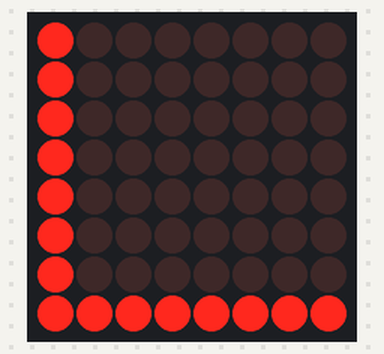
Recording of a sketch running on a simulated Arduino Uno, built with avr-gcc and run on an emulated ATmega328P. Shown: 8×8 LED matrix.

Above: at 0.74 s.
At 2.03 s:
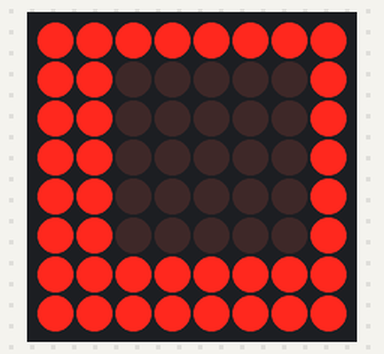
At 3.07 s:
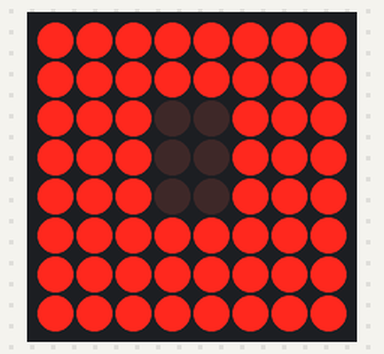
At 3.45 s:
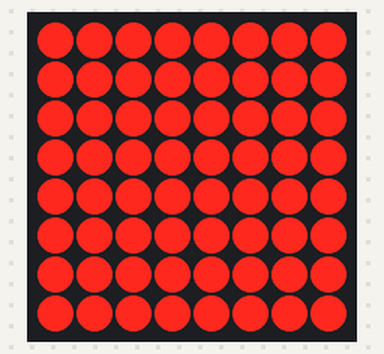
At 6.75 s:
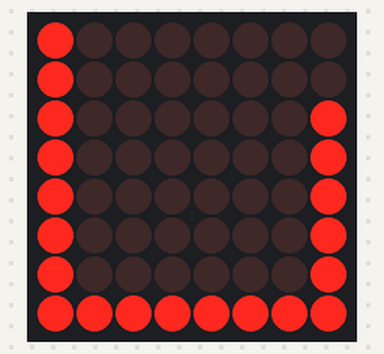
At 8.6 s:
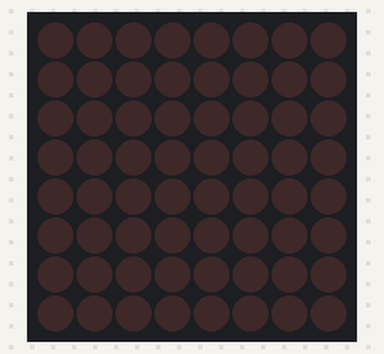

Measured:
- by itself, everything shown: repeats every 9.3 s, in 119 steps
- what the display in image 5 shows lasts 0.8 s, from 8.5 s to 9.3 s

The sketch:

sketch_8x8_2.ino
```cpp
#include <LedControl.h>
#include<binary.h>
//snail algorithm
//                       DIN, CLC, CS, no of matrices
LedControl lc = LedControl(4,3,2,1);
int delay_val = 50;
void setup() {
  Serial.begin(9600);
  lc.shutdown(0,false);
  lc.setIntensity(0,4);
  lc.clearDisplay(0);
}

void loop() {
  delay_val = 50;
  for(int counter=0; counter<4;counter++){
    delay_val -=5;
    for(int i=counter; i<8-counter; i++){
        lc.setLed(0,i,counter,true);
        delay(delay_val);
    }
    for(int i=counter; i<8-counter; i++){
        lc.setLed(0,7-counter,i,true);
        delay(delay_val);
    }
    for(int i=8-counter; i>=counter; i--){
      lc.setLed(0,i,7-counter,true);
      delay(delay_val);
    }
    for(int i=8-counter; i>=counter; i--){
      lc.setLed(0,counter,i,true);
      delay(delay_val);
      }
  }
  delay_val = 50;
  int x_down = 3, y_down = 4;
  int x_left = 4, y_left = 4;
  int x_up = 4, y_up = 3;
  int x_right = 2, y_right =3;

  for(int c = 1; c<8; c+=2){
    delay_val +=10;
    for(int i =0; i<c; i++){
      lc.setLed(0, x_down+i, y_down, false);
      delay(delay_val);
    }

    for(int i=0; i<c; i++){
      lc.setLed(0, x_left, y_left-i, false);
      delay(delay_val);
    }
    x_down--;
    y_down++;
    x_left++;
    y_left++;

    for(int i=0; i<c+1; i++){
      lc.setLed(0, x_up-i, y_up, false);
      delay(delay_val);
    }
    for(int i=0; i<c+1; i++){
      lc.setLed(0, x_right,y_right+i, false);
      delay(delay_val);
    }
    x_up++;
    y_up--;
    x_right--;
    y_right--;

  }
}
```
